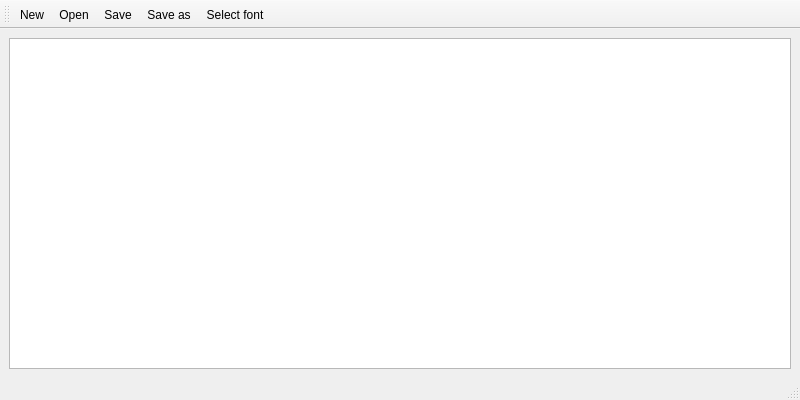
<?xml version="1.0" encoding="UTF-8"?>
<ui version="4.0">
 <class>Notepad</class>
 <widget class="QMainWindow" name="Notepad">
  <property name="geometry">
   <rect>
    <x>0</x>
    <y>0</y>
    <width>800</width>
    <height>400</height>
   </rect>
  </property>
  <property name="windowTitle">
   <string>Notepad</string>
  </property>
  <widget class="QWidget" name="centralwidget">
   <layout class="QVBoxLayout" name="verticalLayout">
    <item>
     <widget class="QTextEdit" name="textEdit"/>
    </item>
   </layout>
  </widget>
  <widget class="QMenuBar" name="menubar">
   <property name="geometry">
    <rect>
     <x>0</x>
     <y>0</y>
     <width>800</width>
     <height>24</height>
    </rect>
   </property>
  </widget>
  <widget class="QStatusBar" name="statusbar"/>
  <widget class="QToolBar" name="toolBar">
   <property name="windowTitle">
    <string>toolBar</string>
   </property>
   <attribute name="toolBarArea">
    <enum>TopToolBarArea</enum>
   </attribute>
   <attribute name="toolBarBreak">
    <bool>false</bool>
   </attribute>
   <addaction name="actionNew"/>
   <addaction name="actionOpen"/>
   <addaction name="actionSave"/>
   <addaction name="actionSave_as"/>
   <addaction name="actionSelect_font"/>
  </widget>
  <action name="actionNew">
   <property name="text">
    <string>New</string>
   </property>
  </action>
  <action name="actionOpen">
   <property name="text">
    <string>Open</string>
   </property>
  </action>
  <action name="actionSave">
   <property name="text">
    <string>Save</string>
   </property>
  </action>
  <action name="actionSave_as">
   <property name="text">
    <string>Save as</string>
   </property>
  </action>
  <action name="actionSelect_font">
   <property name="text">
    <string>Select font</string>
   </property>
  </action>
 </widget>
 <resources/>
 <connections/>
</ui>
